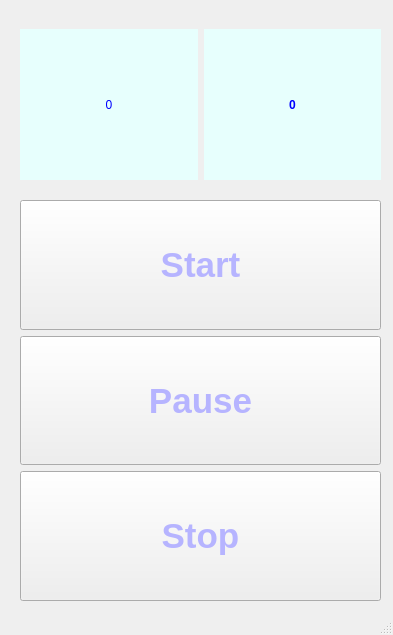
<?xml version="1.0" encoding="UTF-8"?>
<ui version="4.0">
 <class>Timer</class>
 <widget class="QMainWindow" name="Timer">
  <property name="geometry">
   <rect>
    <x>0</x>
    <y>0</y>
    <width>393</width>
    <height>635</height>
   </rect>
  </property>
  <property name="windowTitle">
   <string>Edu-Hive Timer</string>
  </property>
  <property name="windowIcon">
   <iconset resource="Resource.qrc">
    <normaloff>:/image/Application_Icon_48.png</normaloff>:/image/Application_Icon_48.png</iconset>
  </property>
  <property name="styleSheet">
   <string notr="true">Background-image:url(:/image/depositphotos_4288199-stock-photo-modern-studio-background.jpg)</string>
  </property>
  <widget class="QWidget" name="centralwidget">
   <widget class="QWidget" name="verticalLayoutWidget">
    <property name="geometry">
     <rect>
      <x>20</x>
      <y>200</y>
      <width>361</width>
      <height>401</height>
     </rect>
    </property>
    <property name="font">
     <font>
      <pointsize>26</pointsize>
     </font>
    </property>
    <layout class="QVBoxLayout" name="verticalLayout">
     <item>
      <layout class="QVBoxLayout" name="verticalLayout_7">
       <item>
        <widget class="QPushButton" name="StartTimer">
         <property name="sizePolicy">
          <sizepolicy hsizetype="Preferred" vsizetype="Preferred">
           <horstretch>0</horstretch>
           <verstretch>0</verstretch>
          </sizepolicy>
         </property>
         <property name="font">
          <font>
           <pointsize>26</pointsize>
           <bold>true</bold>
          </font>
         </property>
         <property name="styleSheet">
          <string notr="true">color:rgb(182, 180, 255)</string>
         </property>
         <property name="text">
          <string>Start</string>
         </property>
        </widget>
       </item>
      </layout>
     </item>
     <item>
      <layout class="QVBoxLayout" name="verticalLayout_9">
       <item>
        <widget class="QPushButton" name="PauseTimer">
         <property name="sizePolicy">
          <sizepolicy hsizetype="Preferred" vsizetype="Preferred">
           <horstretch>0</horstretch>
           <verstretch>0</verstretch>
          </sizepolicy>
         </property>
         <property name="font">
          <font>
           <pointsize>26</pointsize>
           <bold>true</bold>
          </font>
         </property>
         <property name="styleSheet">
          <string notr="true">color:rgb(182, 180, 255)</string>
         </property>
         <property name="text">
          <string>Pause</string>
         </property>
        </widget>
       </item>
      </layout>
     </item>
     <item>
      <layout class="QVBoxLayout" name="verticalLayout_8">
       <item>
        <widget class="QPushButton" name="StopTimer">
         <property name="sizePolicy">
          <sizepolicy hsizetype="Preferred" vsizetype="Preferred">
           <horstretch>0</horstretch>
           <verstretch>0</verstretch>
          </sizepolicy>
         </property>
         <property name="font">
          <font>
           <pointsize>26</pointsize>
           <bold>true</bold>
          </font>
         </property>
         <property name="styleSheet">
          <string notr="true">color:rgb(182, 180, 255)</string>
         </property>
         <property name="text">
          <string>Stop</string>
         </property>
        </widget>
       </item>
      </layout>
     </item>
    </layout>
   </widget>
   <widget class="QWidget" name="horizontalLayoutWidget">
    <property name="geometry">
     <rect>
      <x>20</x>
      <y>29</y>
      <width>361</width>
      <height>151</height>
     </rect>
    </property>
    <layout class="QHBoxLayout" name="horizontalLayout">
     <item>
      <widget class="QLabel" name="minutes">
       <property name="font">
        <font>
         <pointsize>9</pointsize>
        </font>
       </property>
       <property name="styleSheet">
        <string notr="true">QFontDatabase::addApplicationFont(&quot;:/font/Digital Dismay.otf&quot;);
color:blue;
background:rgb(231, 255, 253)</string>
       </property>
       <property name="text">
        <string>0</string>
       </property>
       <property name="alignment">
        <set>Qt::AlignCenter</set>
       </property>
      </widget>
     </item>
     <item>
      <widget class="QLabel" name="seconds">
       <property name="font">
        <font>
         <pointsize>9</pointsize>
         <bold>true</bold>
        </font>
       </property>
       <property name="styleSheet">
        <string notr="true">QFontDatabase::addApplicationFont(&quot;:/font/Digital Dismay.otf&quot;);
color:blue;
background:rgb(231, 255, 253)</string>
       </property>
       <property name="text">
        <string>0</string>
       </property>
       <property name="alignment">
        <set>Qt::AlignCenter</set>
       </property>
      </widget>
     </item>
    </layout>
   </widget>
  </widget>
  <widget class="QStatusBar" name="statusbar"/>
 </widget>
 <resources>
  <include location="Resource.qrc"/>
 </resources>
 <connections/>
</ui>
